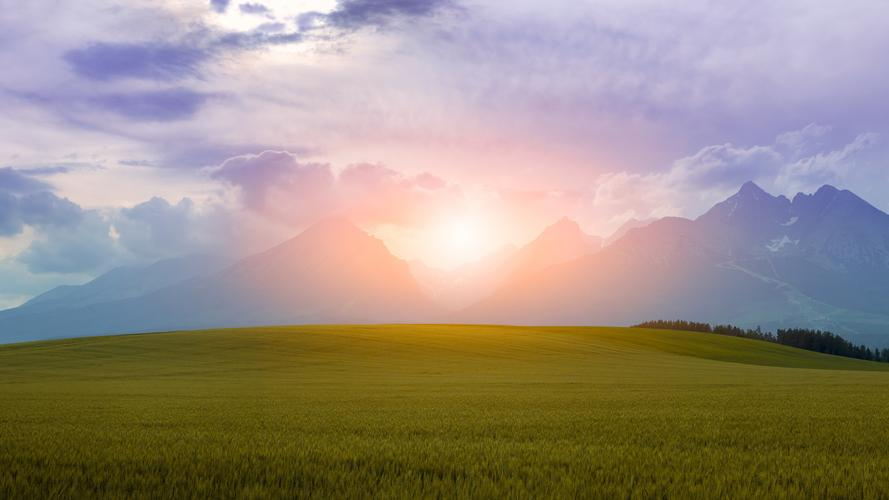
#> input picture Code/_PythonProject/_04_YellowPerson/风景/0.jpg, 889 x 500 px, found by its file name; its folder holds only this picture in this run
$ python sample.py
#> lines starting #> are read from the running program, lines starting #| are printed output that depends on the picture
import os
from PIL import Image
import numpy as np

bg_path = "/Users/carbenchueng/Desktop/1-Git/Code/_PythonProject/_04_YellowPerson/风景"
x = 1
for filename in os.listdir(bg_path):
    print(filename)
    background = Image.open(f"{bg_path}/{filename}")
#> background is the input picture: PIL image 889x500 RGB; mean R, G, B 153.8, 142.4, 131.4
    shape = np.shape(background)
#> shape = (500, 889, 3)
    if len(shape) == 3 and shape[0]>100 and shape[1]>100:
        background = background
    else:
        continue
    background_resize = background.resize((300,300))
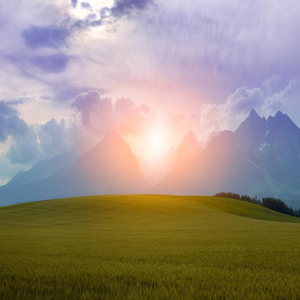
#> background_resize: PIL image 300x300 RGB; mean R, G, B 153.8, 142.4, 131.4
    # background_resize = background.resize.convert("RGB")

    name = np.random.randint(1,21)
#> (the run stopped early here; a loop or call above may not have finished)

$ run again, on Code/_PythonProject/_04_YellowPerson/风景/106.jpg
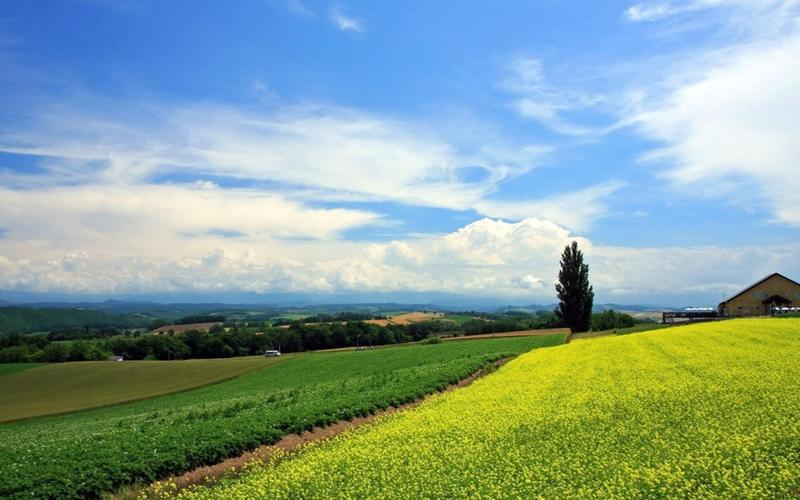
#> input picture Code/_PythonProject/_04_YellowPerson/风景/106.jpg, 800 x 500 px, found by its file name
#> background is the input picture: PIL image 800x500 RGB; mean R, G, B 134.6, 162.3, 152.6
#> `background_resize = background.resize((300,300))`:
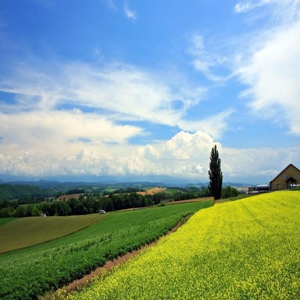
#> background_resize: PIL image 300x300 RGB; mean R, G, B 134.6, 162.3, 152.6

$ run again, on Code/_PythonProject/_04_YellowPerson/风景/107.jpg
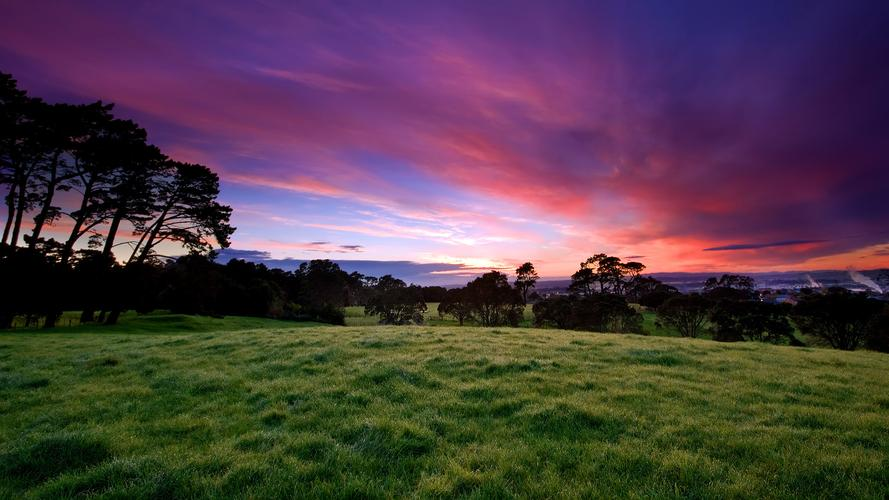
#> input picture Code/_PythonProject/_04_YellowPerson/风景/107.jpg, 889 x 500 px, found by its file name
#> background is the input picture: PIL image 889x500 RGB; mean R, G, B 79.8, 61.4, 70.3
#> `background_resize = background.resize((300,300))`:
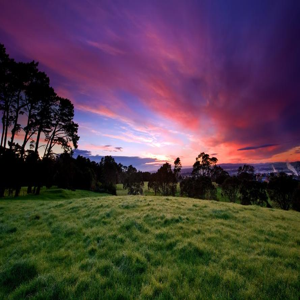
#> background_resize: PIL image 300x300 RGB; mean R, G, B 79.8, 61.4, 70.3

$ run again, on Code/_PythonProject/_04_YellowPerson/风景/11.jpg
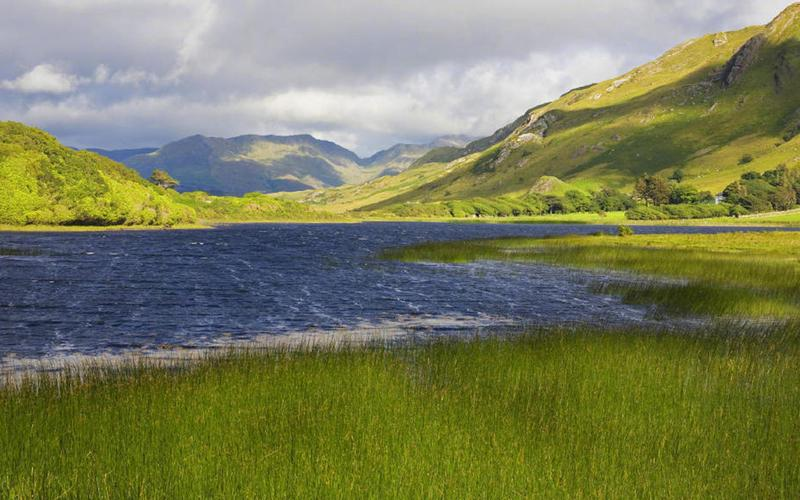
#> input picture Code/_PythonProject/_04_YellowPerson/风景/11.jpg, 800 x 500 px, found by its file name
#> background is the input picture: PIL image 800x500 RGB; mean R, G, B 121.7, 126, 88.8
#> `background_resize = background.resize((300,300))`:
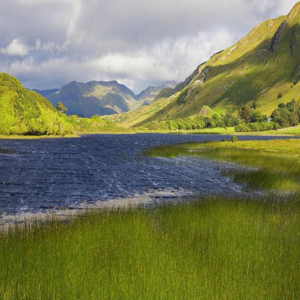
#> background_resize: PIL image 300x300 RGB; mean R, G, B 121.8, 126, 88.8

$ run again, on Code/_PythonProject/_04_YellowPerson/风景/100.jpg
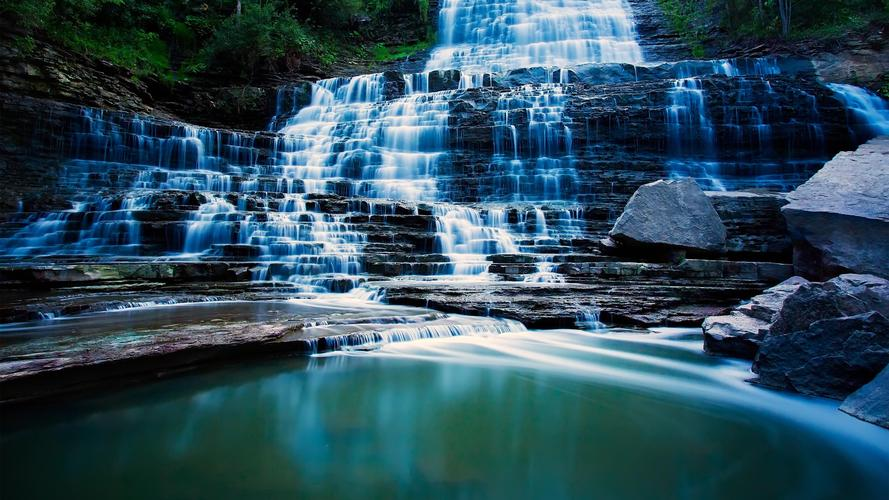
#> input picture Code/_PythonProject/_04_YellowPerson/风景/100.jpg, 889 x 500 px, found by its file name
#> background is the input picture: PIL image 889x500 RGB; mean R, G, B 46.6, 77.4, 92.1
#> `background_resize = background.resize((300,300))`:
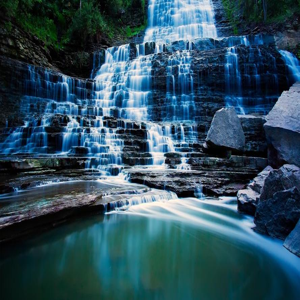
#> background_resize: PIL image 300x300 RGB; mean R, G, B 46.6, 77.4, 92.1
